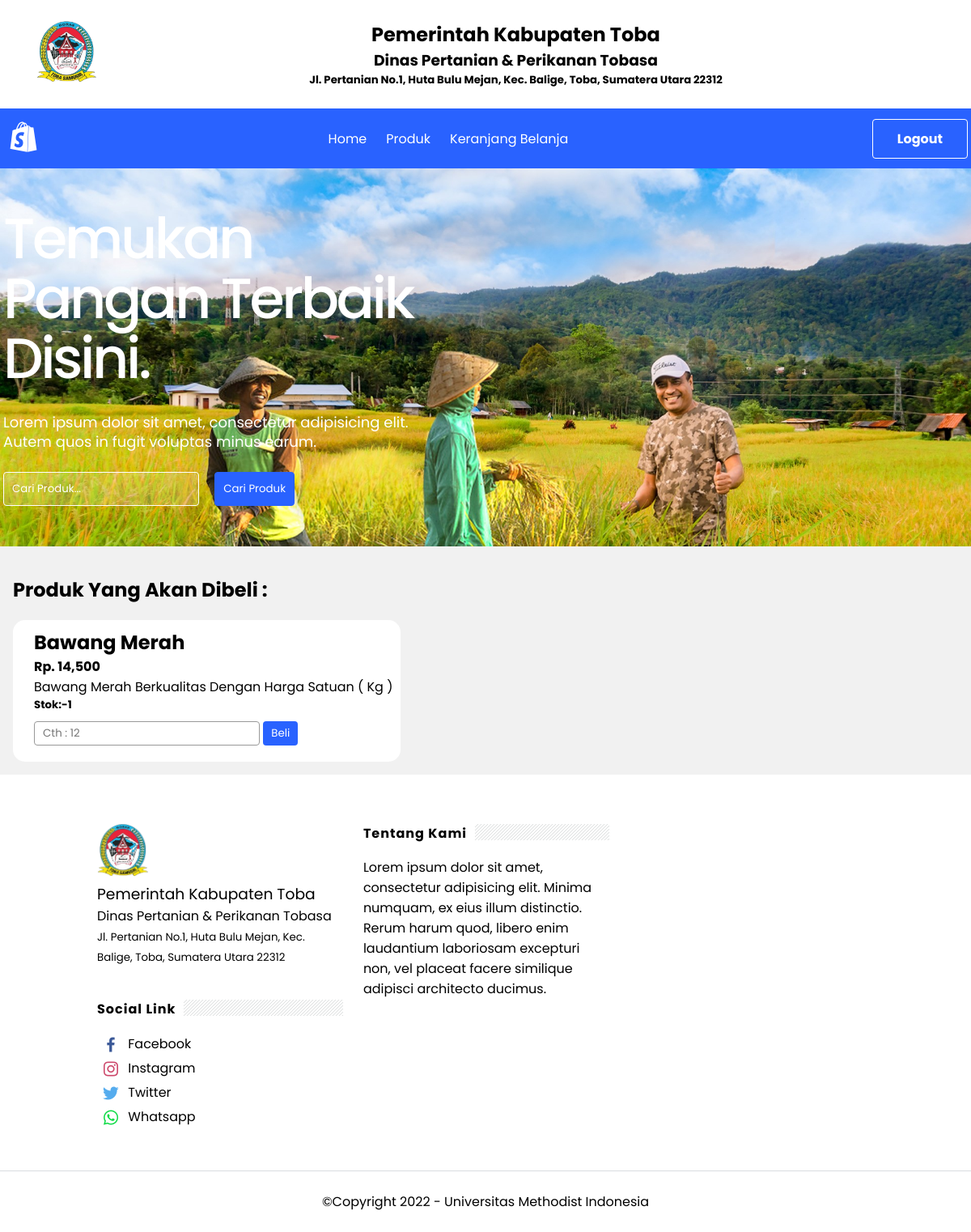
Page /detail-produk.php?id=7 on the earlier database version.
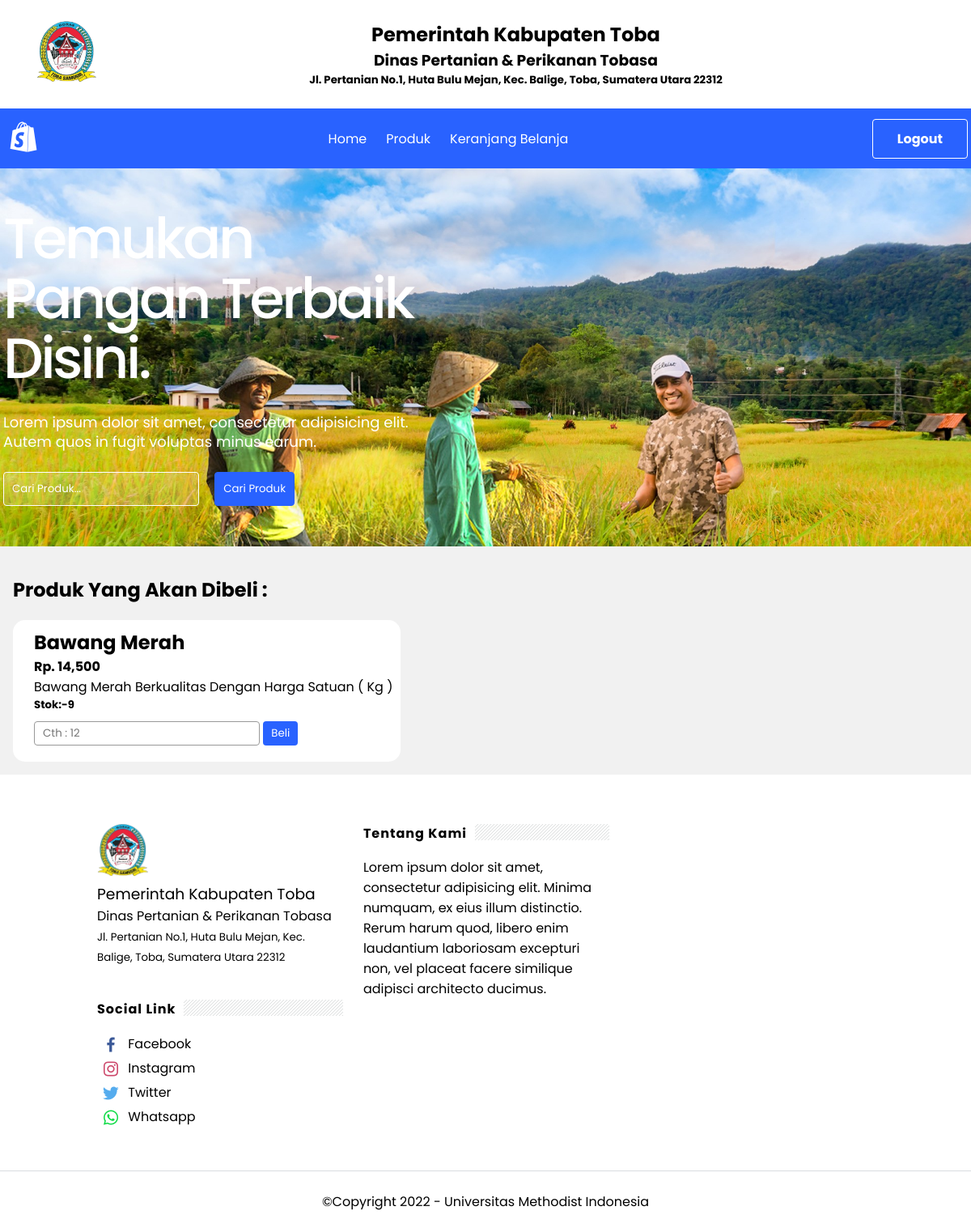
Same page on the later database version.
### tables this page shows
CREATE TABLE `tb_product` (
  `product_id` int(11) NOT NULL,
  `category_id` int(11) NOT NULL,
  `product_name` varchar(100) NOT NULL,
  `product_price` int(11) NOT NULL,
  `berat_produk` varchar(100) NOT NULL,
  `stok_produk` int(5) NOT NULL,
  `product_descrption` text NOT NULL,
  `product_image` varchar(100) NOT NULL,
  `alamat_pemilik` varchar(100) NOT NULL,
  `no_telepon` varchar(100) NOT NULL,
  `product_status` tinyint(1) NOT NULL,
  `date_created` timestamp NOT NULL DEFAULT current_timestamp() ON UPDATE current_timestamp()
);

### detail-produk.php (the view, shortened to what this page needs)
<?php
$koneksi =new mysqli("localhost","root","","db_hasilpertanian");
?>
<?php
$product_id = $_GET["id"];
$ambil=$koneksi->query("SELECT * FROM tb_product WHERE product_id='$product_id'");
$detail=$ambil->fetch_assoc();
?>
<!doctype html>
<html>
<head>
<link rel="stylesheet" type="text/css" href="css/style.css">
	<link href='https://unpkg.com/boxicons@2.1.2/css/boxicons.min.css' rel='stylesheet'>
</head>
<body >
<div class='first-header'>
	<div class='header-logo-univ'>
<img src='logo-toba.png' width="75">
</div>
<div class="goverment-toba">
<h2>Pemerintah Kabupaten Toba</h2>
<h3>Dinas Pertanian & Perikanan Tobasa</h3>
<h5>Jl. Pertanian No.1, Huta Bulu Mejan, Kec. Balige, Toba, Sumatera Utara 22312</h5>
</div>
</div>
	<header class="header-wrapper bgcolor">
<div class="header-section section" id="header-section" name="Header"><div id="headerwrap">
<div class="header-widget">
<a class="header-logo-image" href="#">
<h1 id="header-title"><i class='bx bxl-shopify' style='font-size:50px'></i></h1>
</a>
</div>
</div><div class='linklist'>
<div class="menu-widget">
<span class="menu-item"><a href="index.php">Home</a></span><span class="menu-item"><a href="produk.php">Produk</a></span><span class="menu-item"><a href="keranjang.php">Keranjang Belanja</a></span>
</div>
</div><div class='logout-button'><span class='logout-btn'><a href='logout1.php'>Logout</a></span></div></div>
</header>
	<div class='hero-content'>
<div class="jumbotron-content">
<div class="jumbotron-inner">
<h2 class="title">Temukan Pangan Terbaik Disini.</h2>
<p>Lorem ipsum dolor sit amet, consectetur adipisicing elit. Autem quos in fugit voluptas minus earum.</p>
<div class="search">
		<div class="search-form">
			<form action="produk.php" method="get">
				<input type="text" name="search" placeholder="Cari Produk...">
				<input type="submit" name="cari" value="Cari Produk">
			</form>
		</div>
	</div>
</div>
</div>
</div>
<section class="content">
	<div class="container" style='background:#f1f1f1'>
	<h2 style='margin:20px 0;'>Produk Yang Akan Dibeli :</h2>
	<div class="card-detail-produk">
	<div class="col-md-6" style='margin-left:1rem'>
		<h2><?php echo $detail["product_name"]?></h2>
		<h4>Rp. <?php echo number_format($detail["product_price"]);?></h4>
		<p><?php echo $detail["product_descrption"];?></p>
		<h5>Stok:<?php echo $detail['stok_produk']?></h5>
		<form method="post">
			<div class="form-group">
				<div class="input-group">
				<input style='margin:10px 0;border:thin solid #999;padding:4px 10px;border-radius:4px;' placeholder='Cth : 12' type="number" class="form-control" name="jumlah" max="<?php echo $detail['stok_produk']?>">
					<button class="btn btn-primary" name="beli">Beli</button>
	</div>
	</div>
		</form>
		</div>
		</div>
	</div>
</section>
	<div id='footer'>
    <div class='footer-sections row'>
      <div class='sect-left' id='footer-sec1'><img src='logo-toba.png' width='64'/>
		<h3 style='font-weight:normal'>Pemerintah Kabupaten Toba</h3>
		  <h4 style='font-weight:normal'>Dinas Pertanian &amp; Perikanan Tobasa</h4>
		  <p><small>Jl. Pertanian No.1, Huta Bulu Mejan, Kec. Balige, Toba, Sumatera Utara 22312</small></p>
		</div>
      <div class='sect-left' id='footer-sec2'><h2> Tentang Kami</h2>Lorem ipsum dolor sit amet, consectetur adipisicing elit. Minima numquam, ex eius illum distinctio. Rerum harum quod, libero enim laudantium laboriosam excepturi non, vel placeat facere similique adipisci architecto ducimus.</div>
		<div class='sect-left' id='footer-sec3'><h2>Social Link</h2>
			<ul class='list-style'>
			<li><i class='bx bxl-facebook' style='color:#3b5998'></i>
				<a href='#'>Facebook</a>
				</li>
				<li><i class='bx bxl-instagram' style='color:#cd486b'></i>
				<a href='#'>Instagram</a>
				</li>
				<li><i class='bx bxl-twitter' style='color:#55acee'  ></i>
					<a href='#'>Twitter</a>
				</li>
				<li><i class='bx bxl-whatsapp' style='color:#0EDB45'></i>
				<a href='#'>Whatsapp</a>
				</li>
			</ul>
		</div>
  </div>
	<div class='footer-copyright'><p>©Copyright 2022 - Universitas Methodist Indonesia</p></div>
	</div>
</body>
</html>

### css/style.css (style rules this page uses)
* { padding: 0; margin: 0; font-family: 'Poppins', sans-serif; }
body { font-family: 'Poppins', sans-serif; background: #fff; background-size: cover; overflow-x: hidden; }
a { color: inherit; text-decoration: none; }
span.logout-btn { color: #fff; border: thin solid #fff; padding: 12px 30px; border-radius: 4px; transition: all .5s ease; font-weight: bold; }
button.btn { padding: 5px 10px; margin:10px 0; background-color: #2962ff; border-radius:4px; color:#fff; border: none; cursor: pointer; }
.container { padding:1rem; padding:1rem; background:#f1f1f1; }
.container:after { content: ''; display: block; clear: both; }
.search { display:block; }
.search input[type=text] { width: 40%; padding: 10px; background-color: rgba(255,255,255,0.16); border:thin solid #fff; outline:none; border-radius:4px; color:#fff; }
.search input[type=submit] { padding: 10px; background:#2962ff; color: #fff; border: thin solid #2962ff; cursor: pointer; transition:all .5s ease; margin-left: 15px; border-radius:4px; }
.search .search-form ::placeholder { color: #fff; opacity: 1; }
#footer { background:#fff; padding:0; margin:10px 0 0 }
#footer h2:after { content: ''; display: inline-block; position: absolute; height: 20px; top: 0; margin: 1px 0 12px 10px; width: 100%; background: url("../repeat-bg.png")repeat; }
.footer-sections { overflow: hidden; margin: 0 auto; padding: 50px 120px; }
.sect-left { display:inline-block; float:left; width:31.655%; margin-right:25px; }
.sect-left:nth-child(3) { margin-right:0 }
.sect-left h2 { position: relative; background:none; overflow: hidden; padding: 0 0 10px 0; display: inline-block; -webkit-flex: 0 auto; -ms-flex: 0 auto; flex: 0 auto; margin: 0; font-size: 1rem; font-weight: 700; white-space: nowrap; width: 100%; letter-spacing: 1px; }
.list-style { list-style: none; }
#footer-sec3 ul li i { font-size: 24px; vertical-align: middle; margin:3px 5px; }
.footer-copyright { border-top: thin solid #dadce0; display:flex; justify-content: center; align-items: center; }
.footer-copyright { padding:25px 0; }
div.first-header { display:flex; margin:25px 45px; }
div.goverment-toba { text-align: center; margin: 0 auto; }
.header-wrapper { -webkit-box-align: center; -ms-flex-align: center; align-items: center; background-color:#2962ff; display: -webkit-box; display: -ms-flexbox; display: flex; left: 0; min-height: 74px; position:relative; right: 0; top: 0; z-index:2; }
.header-wrapper .header-section { -webkit-box-align: center; -ms-flex-align: center; align-items: center; display: inherit; -webkit-box-pack: justify; -ms-flex-pack: justify; justify-content: space-between; max-width: 1192px; margin: 0 auto; width: 100%; position: relative; }
.header-wrapper .header-section h1 { color :#fff; font-size:20px; text-transform:capitalize; }
.linklist { display: -webkit-box; display: -ms-flexbox; display: flex; -webkit-box-align: center; -ms-flex-align: center; align-items: center; -webkit-box-pack: center; -ms-flex-pack: center; justify-content: center; }
span.menu-item { margin-right: 24px; color:#fff; }
.bgcolor { transition: all .5s ease; }
.hero-content { background : url("../pertanian.jpg"); background-size: cover; background-position:center; }
.jumbotron-content { max-width: 1192px; margin: 0 auto; padding: 50px 0 50px 0; }
.jumbotron-inner { max-width: 550px; }
.jumbotron-inner h2.title { font-size: 70px; line-height: 74px; margin: 0; font-weight: 500; letter-spacing: -0.05em; color: #fff; }
.jumbotron-inner p { line-height: 24px; font-size: 18px; margin: 30px 0 25px; color: #fff; }
div.first-header { display:flex; }
.card-detail-produk { display: flex; background: white; width: max-content; padding: 10px; border-radius: 15px; }

Differences in the rows shown:
changed tb_product "Bawang Merah": stok_produk "-1" → "-9"
